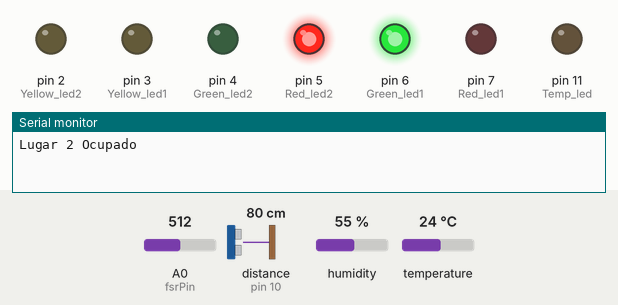
A sketch run on a simulated Arduino Uno, built with avr-gcc and run on an emulated ATmega328P. Shown: output pins drawn as LEDs (lit = HIGH), the last lines printed to the serial monitor. Wiring (inferred from the names in the program): ultrasonic range finder: trigger pin 9; echo pin 10. The inputs (shaded band) are chosen by the test bench; at power-on: temperature 24 °C, A0 (fsrPin) = 512, distance to the obstacle (sensor on pin 10) 80 cm, humidity 55 %. The echo pulse lasts 58.3 µs per cm; pins used as bus, display or sensor lines are not drawn.

Above: at 1.2 s.
1.3 s: temperature set to 29 °C
3.6 s: temperature set to 32 °C
At 5.7 s:
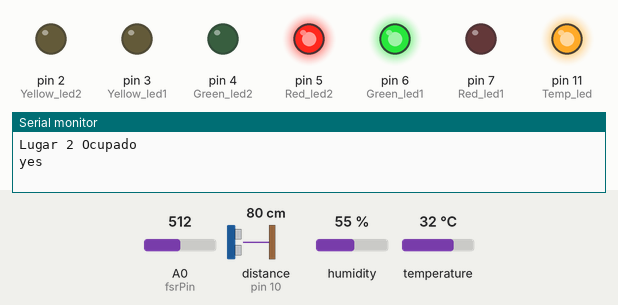
6.4 s: A0 (fsrPin) set to 11
7.9 s: A0 (fsrPin) set to 8
At 8.4 s:
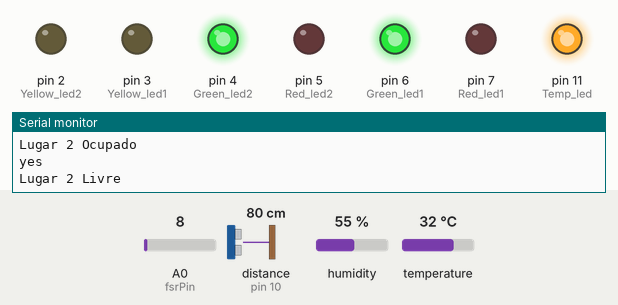
9.4 s: distance to the obstacle (sensor on pin 10) set to 17 cm
11.0 s: distance to the obstacle (sensor on pin 10) set to 14 cm
At 12.3 s:
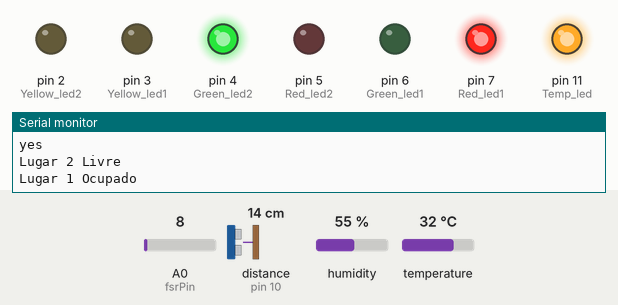
Timing chart, 0 to 13.5 s (numbered marks = the images above; inputs shaded):
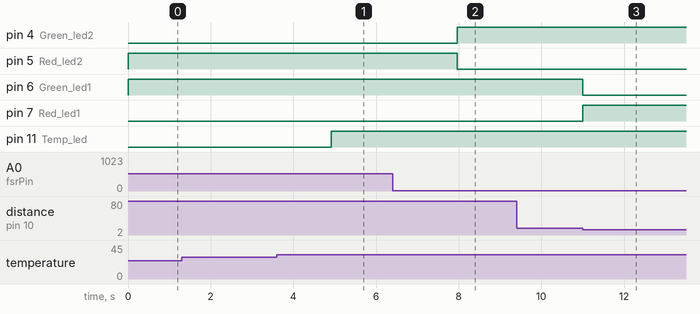

The sketch:

arduino.ino
```cpp
#include "DHT.h"

DHT dht(A1, DHT11);

const int trigPin = 9;
const int echoPin = 10;
const int Red_led1 = 7;
const int Green_led1 = 6;
const int Yellow_led1 = 3;
const int Red_led2 = 5;
const int Green_led2 = 4;
const int Yellow_led2 = 2;
const int Temp_led = 11;
int fsrPin = 0;
int fsrReading;
// Defines variables
long duration;
String nom = "Arduino";
String msg;
String estado1 = "Lugar 1 Livre";
int distance;
int reserved_1 = 0;
String estado2 = "Lugar 2 Livre";
int reserved_2 = 0;
int fire = 0;

void setup() {
  pinMode(trigPin, OUTPUT); // Sets the trigPin as an Output
  pinMode(echoPin, INPUT); // Sets the echoPin as an Input
  pinMode(Red_led1, OUTPUT);
  pinMode(Yellow_led1, OUTPUT);
  pinMode(Green_led1, OUTPUT);
  pinMode(Red_led2, OUTPUT);
  pinMode(Yellow_led2, OUTPUT);
  pinMode(Green_led2, OUTPUT);
  pinMode(Temp_led, OUTPUT);
  Serial.begin(9600); // Starts the serial communication
  dht.begin();
}

void loop() {

  fsrReading = analogRead(fsrPin);
  if (fsrReading < 10) {
    if(!reserved_2){
      digitalWrite(Red_led2, LOW);
      digitalWrite(Yellow_led2, LOW);
      digitalWrite(Green_led2, HIGH);
      if (estado2.equals("Lugar 2 Ocupado")) {
            Serial.println("Lugar 2 Livre");
            estado2 = "Lugar 2 Livre";
          }
    }
  } else {
    if(reserved_2) reserved_2 = 0;
    digitalWrite(Yellow_led2, LOW);
    digitalWrite(Green_led2, LOW);
    digitalWrite(Red_led2, HIGH);
    if (estado2.equals("Lugar 2 Livre")) {
      Serial.println("Lugar 2 Ocupado");
      estado2 = "Lugar 2 Ocupado";
    }
  }

  // Clears the trigPin
  digitalWrite(trigPin, LOW);
  delayMicroseconds(2);

  // Sets the trigPin on HIGH state for 10 microseconds
  digitalWrite(trigPin, HIGH);
  delayMicroseconds(10);
  digitalWrite(trigPin, LOW);
  // Reads the echoPin, returns the sound wave travel time in microseconds
  duration = pulseIn(echoPin, HIGH);
  // Calculating the distance
  distance = duration * 0.034 / 2;
  // Prints the distance on the Serial Monitor
  if (distance < 15) {
    if(reserved_1) reserved_1 = 0;
    digitalWrite(Yellow_led1, LOW);
    digitalWrite(Green_led1, LOW);
    digitalWrite(Red_led1, HIGH);
    if (estado1.equals("Lugar 1 Livre")) {
      Serial.println("Lugar 1 Ocupado");
      estado1 = "Lugar 1 Ocupado";
    }
  } else {
    if(!reserved_1){
        digitalWrite(Red_led1, LOW);
        digitalWrite(Yellow_led1, LOW);
        digitalWrite(Green_led1, HIGH);
        if (estado1.equals("Lugar 1 Ocupado")) {
          Serial.println("Lugar 1 Livre");
          estado1 = "Lugar 1 Livre";
        }
    }
  }

 if (Serial.available()) {
    readSerialPort(); // Read the incoming message until the newline character
    if(strstr("1",msg.c_str())){
        reserved_1 = 1;
        digitalWrite(Red_led1, LOW);
        digitalWrite(Green_led1, LOW);
        digitalWrite(Yellow_led1, HIGH);
    }else if(strstr("2",msg.c_str())){
        reserved_2 = 1;
        digitalWrite(Red_led2, LOW);
        digitalWrite(Green_led2, LOW);
        digitalWrite(Yellow_led2, HIGH);
    }else if(strstr("3",msg.c_str())){
        reserved_1 = 0;
        digitalWrite(Red_led1, LOW);
        digitalWrite(Green_led1, HIGH);
        digitalWrite(Yellow_led1, LOW);
    }else if(strstr("4",msg.c_str())){
        reserved_2 = 0;
        digitalWrite(Red_led2, LOW);
        digitalWrite(Green_led2, HIGH);
        digitalWrite(Yellow_led2, LOW);
    }
    //Serial.print(msg);
  }
  if(dht.readTemperature()> 30){
      digitalWrite(Temp_led, HIGH);
      if(fire==0){
        Serial.println("yes");
        fire=1;
      }

  }else{
      digitalWrite(Temp_led, LOW);
      if(fire==1){
        Serial.println("no");
        fire=0;
      }
  }

  //Serial.println("Temperature = " + String(dht.readTemperature())+" °C");
  //Serial.println("Humidite = " + String(dht.readHumidity())+" %");
  delay(600);
}
void readSerialPort() {
   msg = "";
  if (Serial.available()) {
      delay(10);
      while (Serial.available() > 0) {
          msg += (char)Serial.read();
      }
      Serial.flush();
  }
}
```

Measured:
- the behaviour switches between 30 and 31 °C on temperature (found by bisection; images 0 and 1)
- the behaviour switches between 10 and 9 on A0 (fsrPin) (found by bisection; images 1 and 2)
- the behaviour switches between 16 and 15 cm on distance to the obstacle (sensor on pin 10) (found by bisection; images 2 and 3)
- after the input at 1.3 s, every drawn part: stays the same
- after the input at 3.6 s, pin 11 (Temp_led): LOW → HIGH after 1.3 s
- after the input at 6.4 s, every drawn part: stays the same
- after the input at 7.9 s, pin 4 (Green_led2): LOW → HIGH after 0.06 s; pin 5 (Red_led2): HIGH → LOW after 0.06 s
- after the input at 9.4 s, every drawn part: stays the same
- after the input at 11.0 s, pin 6 (Green_led1): HIGH → LOW at once; pin 7 (Red_led1): LOW → HIGH at once
